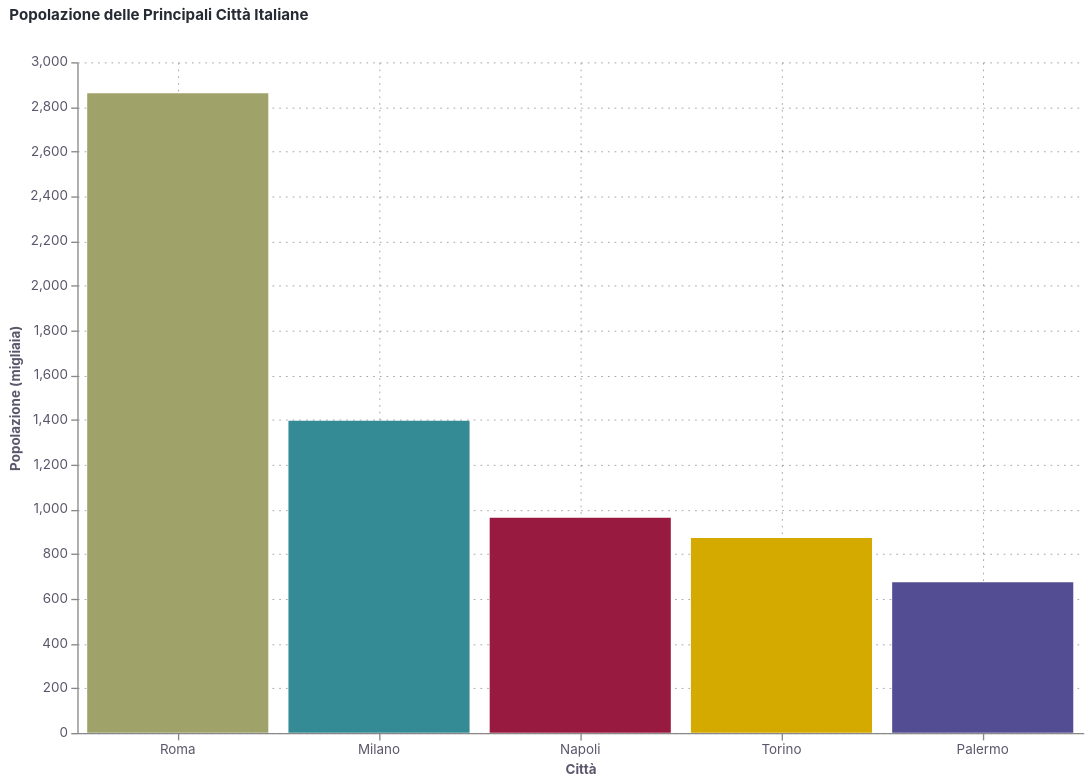

The notebook cell this image was saved under:
### Markdown cell above
## 5. Bar Chart Altair

### Code cell
# Dati per bar chart
cities = pd.DataFrame({
    'Città': ['Milano', 'Roma', 'Napoli', 'Torino', 'Palermo'],
    'Popolazione': [1396, 2860, 962, 871, 674]
})

bar_chart = alt.Chart(cities).mark_bar().encode(
    x=alt.X('Città:N', sort='-y', title='Città'),
    y=alt.Y('Popolazione:Q', title='Popolazione (migliaia)'),
    color=alt.Color('Città:N', legend=None),
    tooltip=['Città', 'Popolazione']
).properties(
    title='Popolazione delle Principali Città Italiane',
    width=600,
    height=400
)

bar_chart

### Figure 1 — Vega-Lite specification as saved in the notebook (floating-point values rounded to 4 significant figures)
{"config": {"background": "#ffffff", "font": "Inter, sans-serif", "mark": {"color": "#981a40"}, "title": {"color": "#262A33", "anchor": "start", "dy": -15, "fontSize": 9.0, "font": "Inter, sans-serif", "fontWeight": "700"}, "axis": {"labelColor": "#5b566b", "labelFontSize": 8.0, "labelFont": "Inter, sans-serif", "labelFontWeight": "400", "titleColor": "#5b566b", "titleFontSize": 8.0, "titleFont": "Inter, sans-serif", "titleFontWeight": "700", "grid": true, "gridColor": "#262A33", "labelAngle": 0, "domainWidth": 0.8, "labelPadding": 2, "tickSize": 4.0, "tickWidth": 0.8}, "axisX": {"gridDash": [1.0, 3.0], "gridWidth": 0.25, "gridColor": "#262A33"}, "axisY": {"gridDash": [1.0, 3.0], "gridWidth": 0.25, "gridColor": "#262A33"}, "legend": {"labelFontSize": 7.0, "padding": 1, "symbolType": "square", "labelFont": "Inter, sans-serif", "titleFont": "Inter, sans-serif"}, "style": {"guide-label": {"font": "Inter, sans-serif", "fill": "#5b566b"}, "guide-title": {"font": "Inter, sans-serif", "fill": "#5b566b"}}, "range": {"category": ["#348b96", "#981a40", "#534e93", "#a0a369", "#d5aa00", "#7b7284", "#d67335"]}, "point": {"filled": true}, "line": {"strokeWidth": 1.6}, "view": {"stroke": "transparent"}}, "data": {"name": "data-d52ee3e087e8cac5d26e4e12e4428192"}, "mark": {"type": "bar"}, "encoding": {"color": {"field": "Città", "legend": null, "type": "nominal"}, "tooltip": [{"field": "Città", "type": "nominal"}, {"field": "Popolazione", "type": "quantitative"}], "x": {"field": "Città", "sort": "-y", "title": "Città", "type": "nominal"}, "y": {"field": "Popolazione", "title": "Popolazione (migliaia)", "type": "quantitative"}}, "height": 400, "title": "Popolazione delle Principali Città Italiane", "width": 600, "$schema": "https://vega.github.io/schema/vega-lite/v5.20.1.json", "datasets": {"data-d52ee3e087e8cac5d26e4e12e4428192": [{"Città": "Milano", "Popolazione": 1396}, {"Città": "Roma", "Popolazione": 2860}, {"Città": "Napoli", "Popolazione": 962}, {"Città": "Torino", "Popolazione": 871}, {"Città": "Palermo", "Popolazione": 674}]}}
